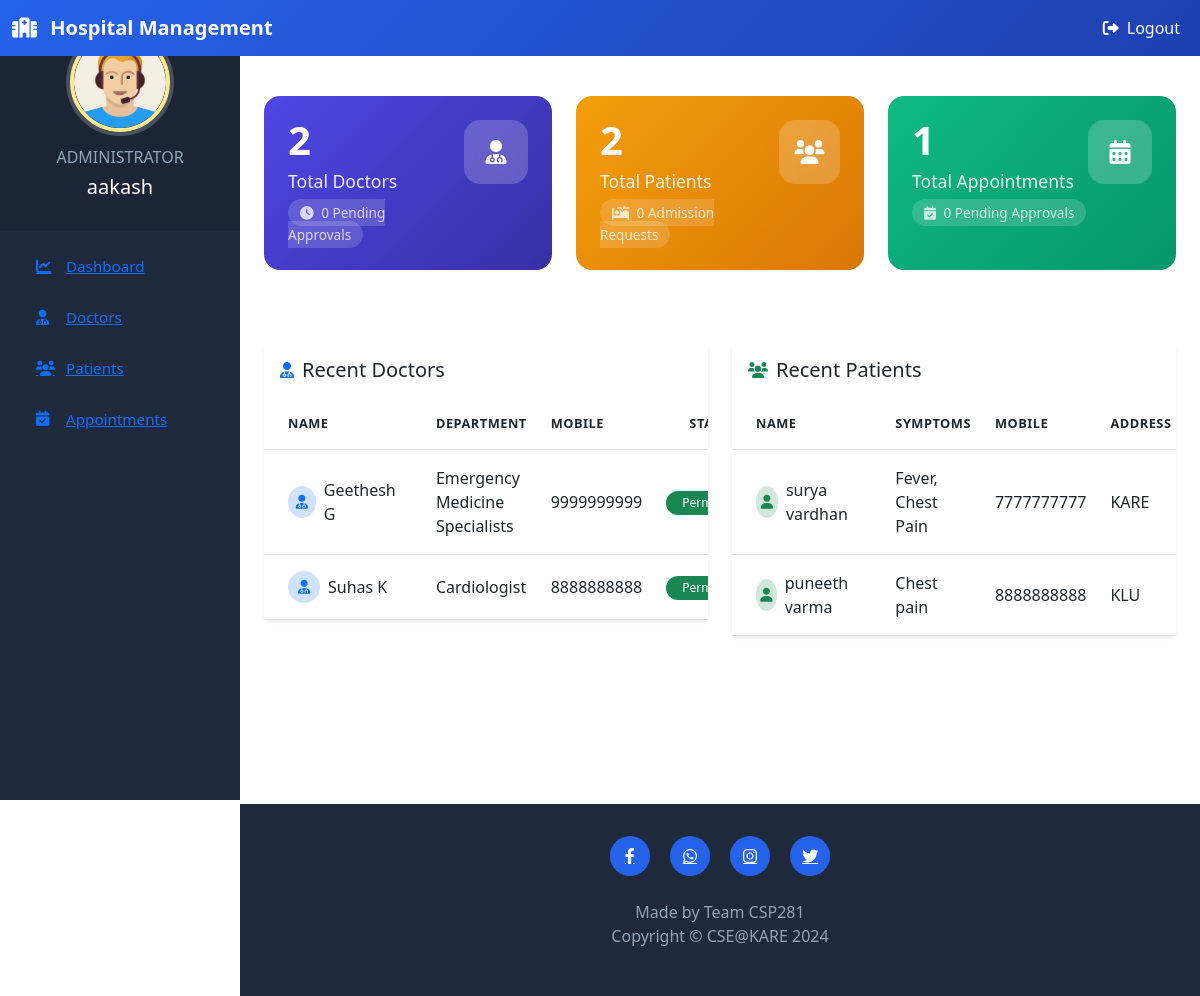
The app's page /admin-dashboard (signed in), older data.
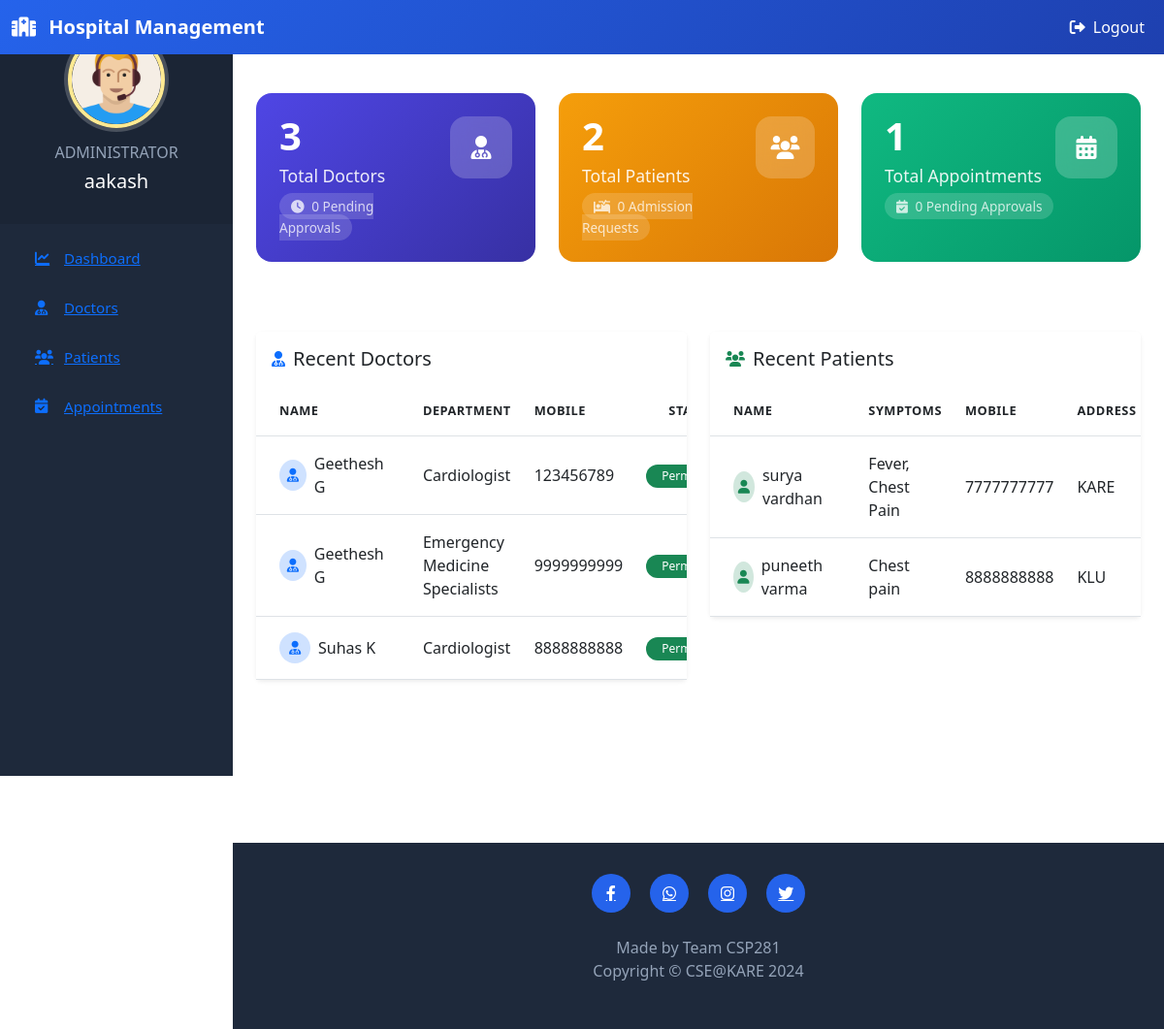
The same page, newer data.
### hospital/models.py (models this page shows, shortened)
class Doctor(models.Model):
    user=models.OneToOneField(User,on_delete=models.CASCADE)
    profile_pic= models.ImageField(upload_to='profile_pic/DoctorProfilePic/',null=True,blank=True)
    address = models.CharField(max_length=40)
    mobile = models.CharField(max_length=20,null=True)
    department= models.CharField(max_length=50,choices=departments,default='Cardiologist')
    status=models.BooleanField(default=False)
    @property
    def get_name(self):
        return self.user.first_name+" "+self.user.last_name

class Patient(models.Model):
    user=models.OneToOneField(User,on_delete=models.CASCADE)
    profile_pic= models.ImageField(upload_to='profile_pic/PatientProfilePic/',null=True,blank=True)
    address = models.CharField(max_length=40)
    mobile = models.CharField(max_length=20,null=False)
    symptoms = models.CharField(max_length=100,null=False)
    assignedDoctorId = models.PositiveIntegerField(null=True)
    admitDate=models.DateField(auto_now=True)
    status=models.BooleanField(default=False)
    @property
    def get_name(self):
        return self.user.first_name+" "+self.user.last_name

### hospital/views.py (the view)
# urls.py: path('admin-dashboard', views.admin_dashboard_view,name='admin-dashboard'),
@login_required(login_url='adminlogin')
@user_passes_test(is_admin)
def admin_dashboard_view(request):
    doctors=models.Doctor.objects.all().order_by('-id')
    patients=models.Patient.objects.all().order_by('-id')
    doctorcount=models.Doctor.objects.all().filter(status=True).count()
    pendingdoctorcount=models.Doctor.objects.all().filter(status=False).count()
    patientcount=models.Patient.objects.all().filter(status=True).count()
    pendingpatientcount=models.Patient.objects.all().filter(status=False).count()
    appointmentcount=models.Appointment.objects.all().filter(status=True).count()
    pendingappointmentcount=models.Appointment.objects.all().filter(status=False).count()
    mydict={
    'doctors':doctors,
    'patients':patients,
    'doctorcount':doctorcount,
    'pendingdoctorcount':pendingdoctorcount,
    'patientcount':patientcount,
    'pendingpatientcount':pendingpatientcount,
    'appointmentcount':appointmentcount,
    'pendingappointmentcount':pendingappointmentcount,
    }
    return render(request,'hospital/admin_dashboard.html',context=mydict)

### templates/hospital/admin_dashboard.html (shortened to what this page needs)
{% extends 'hospital/admin_base.html' %}
{% load static %}
{% block content %}
{%include 'hospital/admin_dashboard_cards.html'%}
<div class="container-fluid py-5">
    <div class="row g-4">
        <div class="col-md-6">
            <div class="card shadow-sm rounded-lg">
                <div class="card-header bg-white border-0 py-3">
                    <div class="d-flex align-items-center">
                        <i class="fas fa-user-md text-primary me-2"></i>
                        <h5 class="card-title mb-0">Recent Doctors</h5>
                    </div>
                </div>
                <div class="card-body p-0">
                    <div class="table-responsive">
                        <table class="table table-hover align-middle mb-0">
                            <thead class="bg-light">
                                <tr>
                                    <th class="px-4">Name</th>
                                    <th>Department</th>
                                    <th>Mobile</th>
                                    <th class="text-center">Status</th>
                                </tr>
                            </thead>
                            <tbody>
                                {% for d in doctors %}
                                <tr>
                                    <td class="px-4">
                                        <div class="d-flex align-items-center">
                                            <div class="avatar-sm bg-primary-subtle rounded-circle me-2">
                                                <i class="fas fa-user-md text-primary"></i>
                                            </div>
                                            {{d.get_name}}
                                        </div>
                                    </td>
                                    <td>{{d.department}}</td>
                                    <td>{{d.mobile}}</td>
                                    <td class="text-center">
                                        {% if d.status %}
                                        <span class="badge bg-success rounded-pill px-3">Permanent</span>
                                        {% else %}
                                        <span class="badge bg-warning rounded-pill px-3">On Hold</span>
                                        {% endif %}
                                    </td>
                                </tr>
                                {% endfor %}
                            </tbody>
                        </table>
                    </div>
                </div>
            </div>
        </div>
        <div class="col-md-6">
            <div class="card shadow-sm rounded-lg">
                <div class="card-header bg-white border-0 py-3">
                    <div class="d-flex align-items-center">
                        <i class="fas fa-users text-success me-2"></i>
                        <h5 class="card-title mb-0">Recent Patients</h5>
                    </div>
                </div>
                <div class="card-body p-0">
                    <div class="table-responsive">
                        <table class="table table-hover align-middle mb-0">
                            <thead class="bg-light">
                                <tr>
                                    <th class="px-4">Name</th>
                                    <th>Symptoms</th>
                                    <th>Mobile</th>
                                    <th>Address</th>
                                </tr>
                            </thead>
                            <tbody>
                                {% for p in patients %}
                                <tr>
                                    <td class="px-4">
                                        <div class="d-flex align-items-center">
                                            <div class="avatar-sm bg-success-subtle rounded-circle me-2">
                                                <i class="fas fa-user text-success"></i>
                                            </div>
                                            {{p.get_name}}
                                        </div>
                                    </td>
                                    <td>{{p.symptoms}}</td>
                                    <td>{{p.mobile}}</td>
                                    <td>{{p.address}}</td>
                                </tr>
                                {% endfor %}
                            </tbody>
                        </table>
                    </div>
                </div>
            </div>
        </div>
    </div>
</div>
{% endblock content %}

### templates/hospital/admin_base.html (shortened to what this page needs)
<!DOCTYPE html>
{% load static %}
<html lang="en">
<head>
    <link href="https://cdn.jsdelivr.net/npm/bootstrap@5.3.0/dist/css/bootstrap.min.css" rel="stylesheet">
    <link href="https://cdnjs.cloudflare.com/ajax/libs/font-awesome/6.0.0/css/all.min.css" rel="stylesheet">
    <link rel="stylesheet" href="{% static '/style.css' %}">
</head>
<body>
    <nav class="menu" tabindex="0">
        <header class="avatar">
            <img src="{% static 'images/adminpropic.png' %}" alt="Admin Profile">
            <h6>ADMINISTRATOR</h6>
            <h2>{{request.user.first_name}}</h2>
        </header>
        <ul class="list-unstyled">
            <li>
                <a href="/admin-dashboard" class="d-flex align-items-center">
                    <i class="fas fa-chart-line"></i>
                    <span>Dashboard</span>
                </a>
            </li>
            <li>
                <a href="/admin-doctor" class="d-flex align-items-center">
                    <i class="fas fa-user-md"></i>
                    <span>Doctors</span>
                </a>
            </li>
            <li>
                <a href="/admin-patient" class="d-flex align-items-center">
                    <i class="fas fa-users"></i>
                    <span>Patients</span>
                </a>
            </li>
            <li>
                <a href="/admin-appointment" class="d-flex align-items-center">
                    <i class="fas fa-calendar-check"></i>
                    <span>Appointments</span>
                </a>
            </li>
        </ul>
    </nav>
    <main>
        <nav class="navbar navbar-expand-lg navbar-dark fixed-top">
            <div class="container-fluid">
                <a class="navbar-brand" href="/admin-dashboard">
                    <i class="fas fa-hospital-alt me-2"></i>
                    Hospital Management
                </a>
                <div class="collapse navbar-collapse justify-content-end" id="navbarNav">
                    <ul class="navbar-nav">
                        <li class="nav-item">
                            <a href="/logout" class="nav-link">
                                <i class="fas fa-sign-out-alt me-2"></i>Logout
                            </a>
                        </li>
                    </ul>
                </div>
            </div>
        </nav>
        <div class="container-fluid py-4 mt-5">
            {% block content %}
            {% endblock content %}
        </div>
        <br>
        <br>
        <br>
        <br>
        <footer>
            <div class="container">
                <div class="social-links text-center">
                    <a href="#"><i class="fab fa-facebook-f"></i></a>
                    <a href="#"><i class="fab fa-whatsapp"></i></a>
                    <a href="#"><i class="fab fa-instagram"></i></a>
                    <a href="#"><i class="fab fa-twitter"></i></a>
                </div>
                <div class="footer-copyright">
                    <p>Made by Team CSP281<br>
                        Copyright &copy; CSE@KARE 2024</p>
                </div>
            </div>
        </footer>
    </main>
</body>
</html>

### templates/hospital/admin_dashboard_cards.html (shortened to what this page needs)
<!DOCTYPE html>
<html lang="en">
<head>
    <link href="https://cdn.jsdelivr.net/npm/bootstrap@5.3.0/dist/css/bootstrap.min.css" rel="stylesheet">
    <link href="https://cdnjs.cloudflare.com/ajax/libs/font-awesome/6.0.0/css/all.min.css" rel="stylesheet">
</head>
<body>
    <div class="container-fluid py-4">
        <div class="row g-4">
            <div class="col-md-4">
                <div class="card dashboard-card card-doctors text-white h-100">
                    <div class="card-body p-4">
                        <div class="d-flex justify-content-between align-items-start">
                            <div>
                                <div class="stat-number">{{doctorcount}}</div>
                                <div class="stat-label">Total Doctors</div>
                                <div class="stat-pending mt-2">
                                    <span class="pending-badge">
                                        <i class="fas fa-clock me-1"></i>
                                        {{pendingdoctorcount}} Pending Approvals
                                    </span>
                                </div>
                            </div>
                            <div class="stat-icon">
                                <i class="fas fa-user-md"></i>
                            </div>
                        </div>
                    </div>
                </div>
            </div>
            <div class="col-md-4">
                <div class="card dashboard-card card-patients text-white h-100">
                    <div class="card-body p-4">
                        <div class="d-flex justify-content-between align-items-start">
                            <div>
                                <div class="stat-number">{{patientcount}}</div>
                                <div class="stat-label">Total Patients</div>
                                <div class="stat-pending mt-2">
                                    <span class="pending-badge">
                                        <i class="fas fa-procedures me-1"></i>
                                        {{pendingpatientcount}} Admission Requests
                                    </span>
                                </div>
                            </div>
                            <div class="stat-icon">
                                <i class="fas fa-users"></i>
                            </div>
                        </div>
                    </div>
                </div>
            </div>
            <div class="col-md-4">
                <div class="card dashboard-card card-appointments text-white h-100">
                    <div class="card-body p-4">
                        <div class="d-flex justify-content-between align-items-start">
                            <div>
                                <div class="stat-number">{{appointmentcount}}</div>
                                <div class="stat-label">Total Appointments</div>
                                <div class="stat-pending mt-2">
                                    <span class="pending-badge">
                                        <i class="fas fa-calendar-check me-1"></i>
                                        {{pendingappointmentcount}} Pending Approvals
                                    </span>
                                </div>
                            </div>
                            <div class="stat-icon">
                                <i class="fas fa-calendar-alt"></i>
                            </div>
                        </div>
                    </div>
                </div>
            </div>
        </div>
    </div>
</body>
</html>

Row changes from the older to the newer data that the page shows:
added Doctor: get_name "Geethesh G", department "Cardiologist", mobile "123456789", status "Permanent"
Text that changed along with them:
{{ doctorcount }}: "2" → "3"
